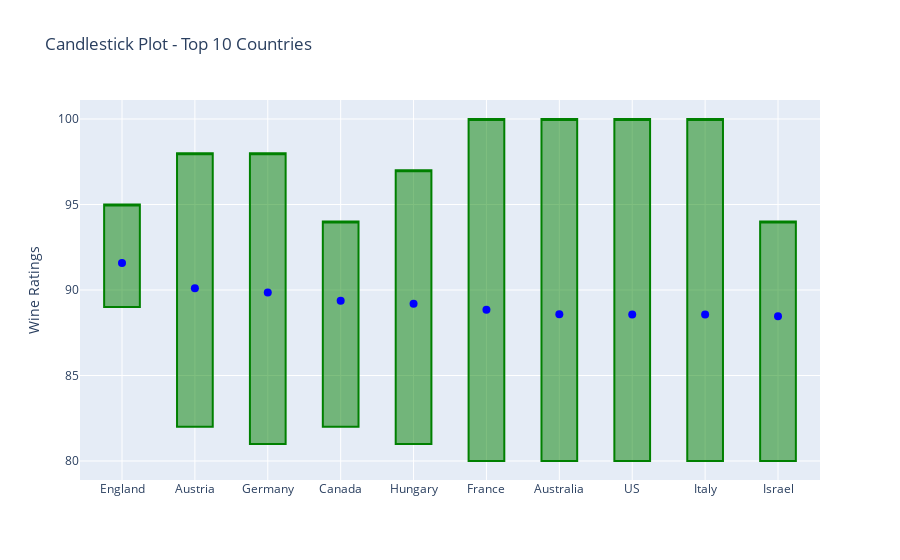

The code cell stored with this chart in its notebook:
### Code cell
import pandas as pd
import plotly.graph_objects as go

# Filtrar apenas as colunas desejadas
filtered_df = df[['country', 'points']]

# Agrupar por país e calcular as estatísticas
statistics_by_country = filtered_df.groupby('country')['points'].agg(['mean', 'median', 'min', 'max', 'std', 'count'])

# Filtrar países com pelo menos 30 avaliações
filtered_countries = statistics_by_country[statistics_by_country['count'] >= 30]

# Selecionar os top 10 países com base na média de pontos
top_10_countries = filtered_countries.nlargest(10, 'mean')

# Configurar os dados para o gráfico
mean_points = top_10_countries['mean']
countries = top_10_countries.index

# Criar o gráfico de candlesticks com a média no eixo esquerdo e o país no eixo direito
fig = go.Figure()

# Configurar os valores para o gráfico de candlesticks
candlestick_data = []
for country in top_10_countries.index:
    country_data = filtered_df[filtered_df['country'] == country]['points']
    candlestick_data.append([country_data.min(), country_data.max(), country_data.mean()])

# Plotar o gráfico de candlesticks
candlestick_colors = ['red', 'green', 'blue']
candlestick_labels = ['Min', 'Max', 'Mean']

for i, (min_val, max_val, median_val) in enumerate(candlestick_data):
    fig.add_trace(go.Candlestick(x=[countries[i]], open=[min_val], high=[max_val], low=[min_val], close=[max_val], name=countries[i], increasing_line_color='green', decreasing_line_color='red'))
    fig.add_trace(go.Scatter(x=[countries[i]], y=[median_val], mode='markers', name='Mean', marker=dict(color='blue', size=8)))

# Configurar o layout do gráfico
fig.update_layout(
    title='Candlestick Plot - Top 10 Countries',
    xaxis=dict(rangeslider=dict(visible=False)),
    yaxis=dict(title='Wine Ratings'),
    showlegend=False
)

# Exibir o gráfico
fig.show()

### Figure 1 — Plotly figure (JSON) as saved in the notebook; plotly's stock layout.template omitted (floating-point values rounded to 4 significant figures)
{"data": [{"close": [95], "decreasing": {"line": {"color": "red"}}, "high": [95], "increasing": {"line": {"color": "green"}}, "low": [89], "name": "England", "open": [89], "type": "candlestick", "x": ["England"]}, {"marker": {"color": "blue", "size": 8}, "mode": "markers", "name": "Mean", "type": "scatter", "x": ["England"], "y": [91.58]}, {"close": [98], "decreasing": {"line": {"color": "red"}}, "high": [98], "increasing": {"line": {"color": "green"}}, "low": [82], "name": "Austria", "open": [82], "type": "candlestick", "x": ["Austria"]}, {"marker": {"color": "blue", "size": 8}, "mode": "markers", "name": "Mean", "type": "scatter", "x": ["Austria"], "y": [90.1]}, {"close": [98], "decreasing": {"line": {"color": "red"}}, "high": [98], "increasing": {"line": {"color": "green"}}, "low": [81], "name": "Germany", "open": [81], "type": "candlestick", "x": ["Germany"]}, {"marker": {"color": "blue", "size": 8}, "mode": "markers", "name": "Mean", "type": "scatter", "x": ["Germany"], "y": [89.85]}, {"close": [94], "decreasing": {"line": {"color": "red"}}, "high": [94], "increasing": {"line": {"color": "green"}}, "low": [82], "name": "Canada", "open": [82], "type": "candlestick", "x": ["Canada"]}, {"marker": {"color": "blue", "size": 8}, "mode": "markers", "name": "Mean", "type": "scatter", "x": ["Canada"], "y": [89.37]}, {"close": [97], "decreasing": {"line": {"color": "red"}}, "high": [97], "increasing": {"line": {"color": "green"}}, "low": [81], "name": "Hungary", "open": [81], "type": "candlestick", "x": ["Hungary"]}, {"marker": {"color": "blue", "size": 8}, "mode": "markers", "name": "Mean", "type": "scatter", "x": ["Hungary"], "y": [89.19]}, {"close": [100], "decreasing": {"line": {"color": "red"}}, "high": [100], "increasing": {"line": {"color": "green"}}, "low": [80], "name": "France", "open": [80], "type": "candlestick", "x": ["France"]}, {"marker": {"color": "blue", "size": 8}, "mode": "markers", "name": "Mean", "type": "scatter", "x": ["France"], "y": [88.85]}, {"close": [100], "decreasing": {"line": {"color": "red"}}, "high": [100], "increasing": {"line": {"color": "green"}}, "low": [80], "name": "Australia", "open": [80], "type": "candlestick", "x": ["Australia"]}, {"marker": {"color": "blue", "size": 8}, "mode": "markers", "name": "Mean", "type": "scatter", "x": ["Australia"], "y": [88.58]}, {"close": [100], "decreasing": {"line": {"color": "red"}}, "high": [100], "increasing": {"line": {"color": "green"}}, "low": [80], "name": "US", "open": [80], "type": "candlestick", "x": ["US"]}, {"marker": {"color": "blue", "size": 8}, "mode": "markers", "name": "Mean", "type": "scatter", "x": ["US"], "y": [88.56]}, {"close": [100], "decreasing": {"line": {"color": "red"}}, "high": [100], "increasing": {"line": {"color": "green"}}, "low": [80], "name": "Italy", "open": [80], "type": "candlestick", "x": ["Italy"]}, {"marker": {"color": "blue", "size": 8}, "mode": "markers", "name": "Mean", "type": "scatter", "x": ["Italy"], "y": [88.56]}, {"close": [94], "decreasing": {"line": {"color": "red"}}, "high": [94], "increasing": {"line": {"color": "green"}}, "low": [80], "name": "Israel", "open": [80], "type": "candlestick", "x": ["Israel"]}, {"marker": {"color": "blue", "size": 8}, "mode": "markers", "name": "Mean", "type": "scatter", "x": ["Israel"], "y": [88.47]}], "layout": {"showlegend": false, "title": {"text": "Candlestick Plot - Top 10 Countries"}, "xaxis": {"rangeslider": {"visible": false}}, "yaxis": {"title": {"text": "Wine Ratings"}}}}
